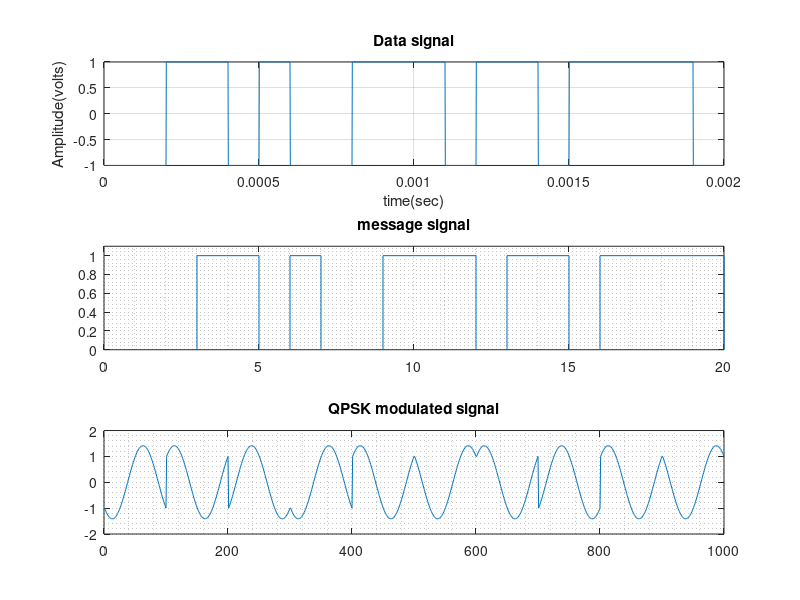

MATLAB code to generate this figure: (Note: this script raises an error after producing the figure.)
clc;
clear all;
close all;


N=20;
x=randi([0, 1], 1, N); %Data signal as a binary input.
Tb=0.0001;
DC=-2;
A1=1;
A2= A1+DC;

%Data signal (represented as a rectangular wave). '1'=1 volt, '0'=-1 volt.

nb= 100; %digital signal per bit
digit=[];

for n= 1:1:N
    if x(n)==1;
        sig= A1*ones(1,nb);
    else x(n)==0;
        sig= A2*ones(1,nb);
    end
    digit= [digit sig];
end

t1=Tb/nb:Tb/nb:nb*N*(Tb/nb);
subplot(3,1,1);
plot(t1, digit);
title('Data signal');
ylabel('Amplitude(volts)');
xlabel('time(sec)');
grid on;


NZR= 2*x-1;
data= reshape(NZR,2,N/2);

fc= 10.^3;
Tb=1/fc;
t= 0:(Tb/99):Tb;

Y_QPSK= []; %signal shape of the modulated signal
Ac=1;
In_phase= [];
Quadrature= [];

for(r=1:N/2)
    In= data(1,r)*Ac*cos(2*pi*fc*t); %inphase component;
    Qd= data(2,r)*Ac*sin(2*pi*fc*t); %quadrature component
    In_phase= [In_phase In]; %inphase signal vector
    Quadrature= [Quadrature Qd]; %quadrature signal vector
    Y_QPSK= [Y_QPSK In+Qd]; %modulated signal
end


M=4; %MOD is 4 for QPSK
const = [];
for(n=1:N/2)
    if data(1,n) == -1 && data(2,n) == -1 %point 00
       c= exp(-1*i*(2*pi*0)/M)
    elseif data(1,n) == -1 && data(2,n) == 1 %point 01
        c= exp(-1*i*(2*pi*1)/M)
    elseif data(1,n) == 1 && data(2,n) == -1 %point 10
        c= exp(-1*i*(2*pi*2)/M)
    elseif data(1,n) == 1 && data(2,n) == 1 %point 11
        c= exp(-1*i*(2*pi*3)/M)
    end
    const=[const c];
end


subplot(3,1,2);
stairs(NZR);
grid minor
xlim([0,N]);
ylim([0,1.1]); 
title ('message signal');
subplot(3,1,3);
plot(Y_QPSK); 
ylim([-2,2]); 
grid minor 
title ('QPSK modulated signal')
scatterplot(const, [],[], 'r');
grid minor

